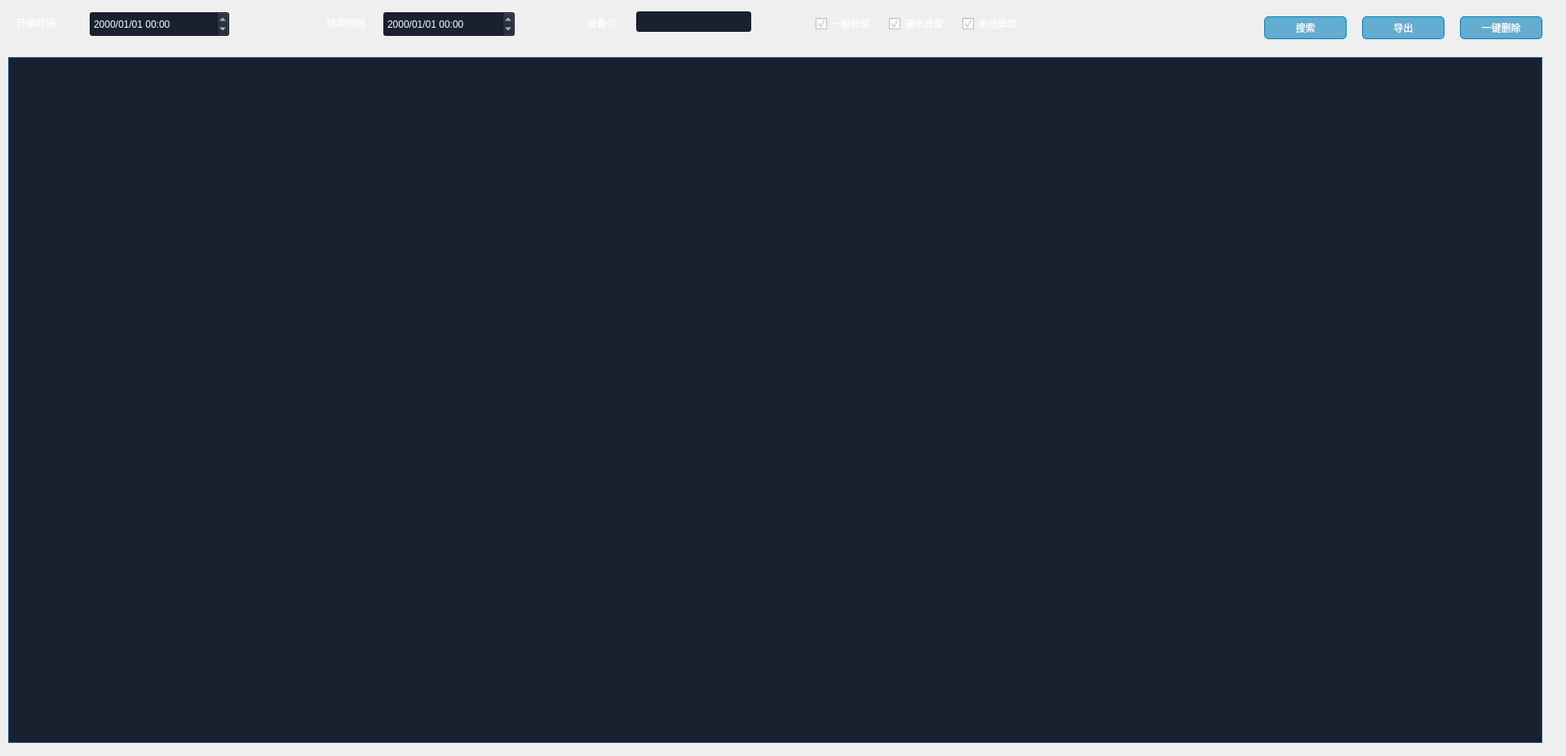
<?xml version="1.0" encoding="UTF-8"?>
<ui version="4.0">
 <class>ExceptionRecordForm</class>
 <widget class="QWidget" name="ExceptionRecordForm">
  <property name="geometry">
   <rect>
    <x>0</x>
    <y>0</y>
    <width>1920</width>
    <height>927</height>
   </rect>
  </property>
  <property name="windowTitle">
   <string>Form</string>
  </property>
  <property name="styleSheet">
   <string notr="true">QLabel,QCheckBox,QLineEdit,QDateTimeEdit{
	font: 11pt &quot;Microsoft YaHei UI&quot;;
	color: rgb(255, 255, 255);
}
QLineEdit,QDateTimeEdit{	
	background-color: rgb(25, 32, 48);
}
QPushButton {
	font: 11pt &quot;Microsoft YaHei UI&quot;;
    color: white;
    background-color: rgba(0, 128, 187, 150);
    border-radius: 5px;
    border: 1px solid #0080bb;
    padding: 5px;
}
QPushButton:hover {
    background-color: rgba(0, 255, 255, 200);
    color: black;
}
QPushButton:pressed {
    background-color: rgba(0, 200, 200, 255);
}</string>
  </property>
  <widget class="QLabel" name="label_2">
   <property name="geometry">
    <rect>
     <x>720</x>
     <y>20</y>
     <width>51</width>
     <height>16</height>
    </rect>
   </property>
   <property name="text">
    <string>设备ID</string>
   </property>
  </widget>
  <widget class="QDateTimeEdit" name="dtt_st">
   <property name="geometry">
    <rect>
     <x>110</x>
     <y>14</y>
     <width>171</width>
     <height>31</height>
    </rect>
   </property>
   <property name="displayFormat">
    <string>yyyy/MM/dd HH:mm</string>
   </property>
  </widget>
  <widget class="QLabel" name="label_3">
   <property name="geometry">
    <rect>
     <x>20</x>
     <y>20</y>
     <width>61</width>
     <height>16</height>
    </rect>
   </property>
   <property name="text">
    <string>开始时间</string>
   </property>
  </widget>
  <widget class="QLabel" name="label_4">
   <property name="geometry">
    <rect>
     <x>400</x>
     <y>20</y>
     <width>61</width>
     <height>16</height>
    </rect>
   </property>
   <property name="text">
    <string>结束时间</string>
   </property>
  </widget>
  <widget class="QLineEdit" name="lineEdit">
   <property name="geometry">
    <rect>
     <x>780</x>
     <y>14</y>
     <width>141</width>
     <height>25</height>
    </rect>
   </property>
  </widget>
  <widget class="QCheckBox" name="cbx_common">
   <property name="geometry">
    <rect>
     <x>1000</x>
     <y>20</y>
     <width>81</width>
     <height>18</height>
    </rect>
   </property>
   <property name="text">
    <string>一般异常</string>
   </property>
   <property name="checked">
    <bool>true</bool>
   </property>
  </widget>
  <widget class="QDateTimeEdit" name="dtt_et">
   <property name="geometry">
    <rect>
     <x>470</x>
     <y>14</y>
     <width>161</width>
     <height>31</height>
    </rect>
   </property>
   <property name="displayFormat">
    <string>yyyy/MM/dd HH:mm</string>
   </property>
  </widget>
  <widget class="QCheckBox" name="cbx_communication">
   <property name="geometry">
    <rect>
     <x>1090</x>
     <y>20</y>
     <width>91</width>
     <height>18</height>
    </rect>
   </property>
   <property name="text">
    <string>通讯异常</string>
   </property>
   <property name="checked">
    <bool>true</bool>
   </property>
  </widget>
  <widget class="QCheckBox" name="cbx_battery">
   <property name="geometry">
    <rect>
     <x>1180</x>
     <y>20</y>
     <width>81</width>
     <height>18</height>
    </rect>
   </property>
   <property name="text">
    <string>电池异常</string>
   </property>
   <property name="checked">
    <bool>true</bool>
   </property>
  </widget>
  <widget class="QPushButton" name="btn_search">
   <property name="geometry">
    <rect>
     <x>1550</x>
     <y>20</y>
     <width>101</width>
     <height>28</height>
    </rect>
   </property>
   <property name="minimumSize">
    <size>
     <width>0</width>
     <height>28</height>
    </size>
   </property>
   <property name="text">
    <string>搜索</string>
   </property>
   <property name="icon">
    <iconset theme="QIcon::ThemeIcon::SystemSearch"/>
   </property>
   <property name="iconSize">
    <size>
     <width>28</width>
     <height>16</height>
    </size>
   </property>
  </widget>
  <widget class="QPushButton" name="btn_delete">
   <property name="geometry">
    <rect>
     <x>1790</x>
     <y>20</y>
     <width>101</width>
     <height>28</height>
    </rect>
   </property>
   <property name="minimumSize">
    <size>
     <width>100</width>
     <height>28</height>
    </size>
   </property>
   <property name="text">
    <string>一键删除</string>
   </property>
   <property name="icon">
    <iconset theme="QIcon::ThemeIcon::EditClear"/>
   </property>
   <property name="iconSize">
    <size>
     <width>28</width>
     <height>16</height>
    </size>
   </property>
  </widget>
  <widget class="QPushButton" name="btn_out_excel">
   <property name="geometry">
    <rect>
     <x>1670</x>
     <y>20</y>
     <width>101</width>
     <height>28</height>
    </rect>
   </property>
   <property name="minimumSize">
    <size>
     <width>0</width>
     <height>28</height>
    </size>
   </property>
   <property name="text">
    <string>导出</string>
   </property>
   <property name="icon">
    <iconset theme="QIcon::ThemeIcon::DocumentSave"/>
   </property>
   <property name="iconSize">
    <size>
     <width>28</width>
     <height>16</height>
    </size>
   </property>
  </widget>
  <widget class="QTableWidget" name="tableWidget">
   <property name="geometry">
    <rect>
     <x>10</x>
     <y>70</y>
     <width>1881</width>
     <height>841</height>
    </rect>
   </property>
   <property name="styleSheet">
    <string notr="true">QTableWidget
{
background-color: rgb(25, 32, 48);
color: rgb(255, 255, 255);
border: 1px solid #255990;
}
QHeaderView::section 
{
background-color: rgb(37, 89, 144);
color: white;
}</string>
   </property>
   <property name="dragDropOverwriteMode">
    <bool>false</bool>
   </property>
   <property name="selectionMode">
    <enum>QAbstractItemView::MultiSelection</enum>
   </property>
  </widget>
 </widget>
 <resources/>
 <connections/>
</ui>
